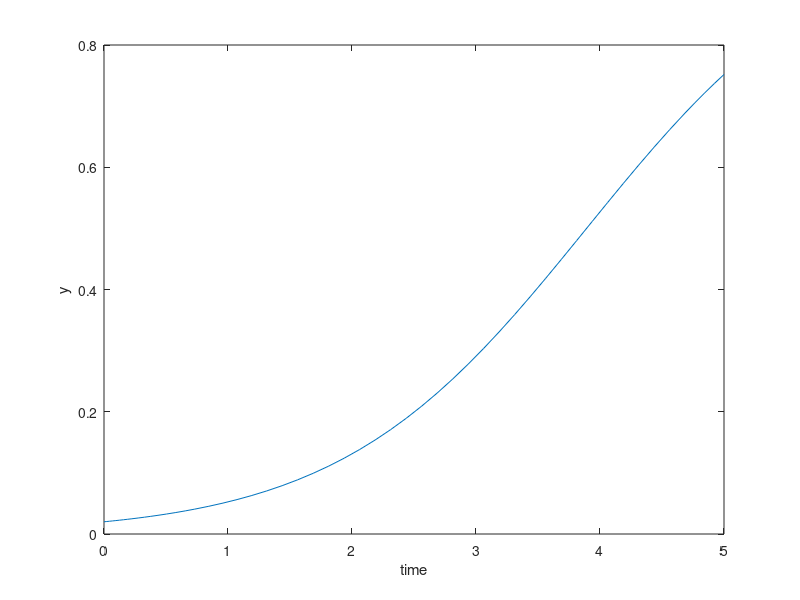

Write the MATLAB code that produced this figure.
clc;
clearvars;
close all;



tspan = [0, 5];
y0 = 0.02;
a=1;
[t,y] = ode45(@(t,y) a*y*(1-y), tspan, y0);

plot(t,y)
xlabel('time');
ylabel('y');
